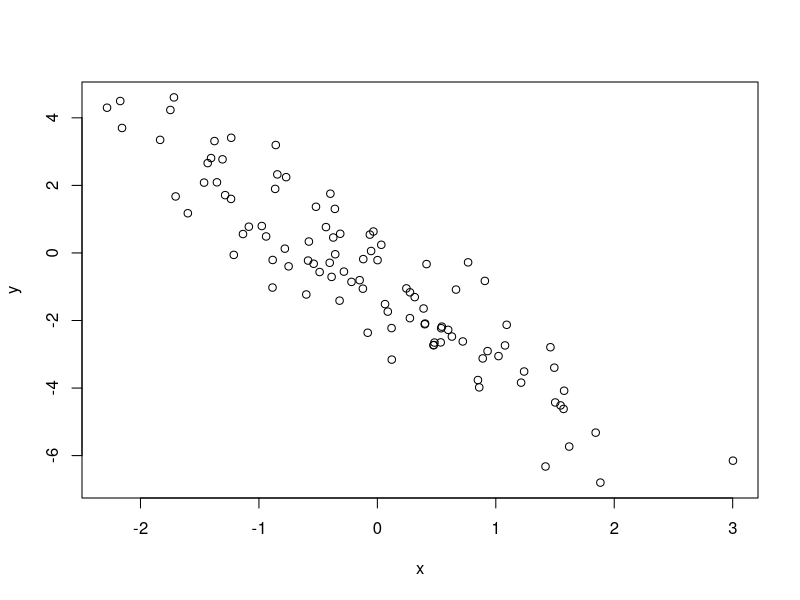
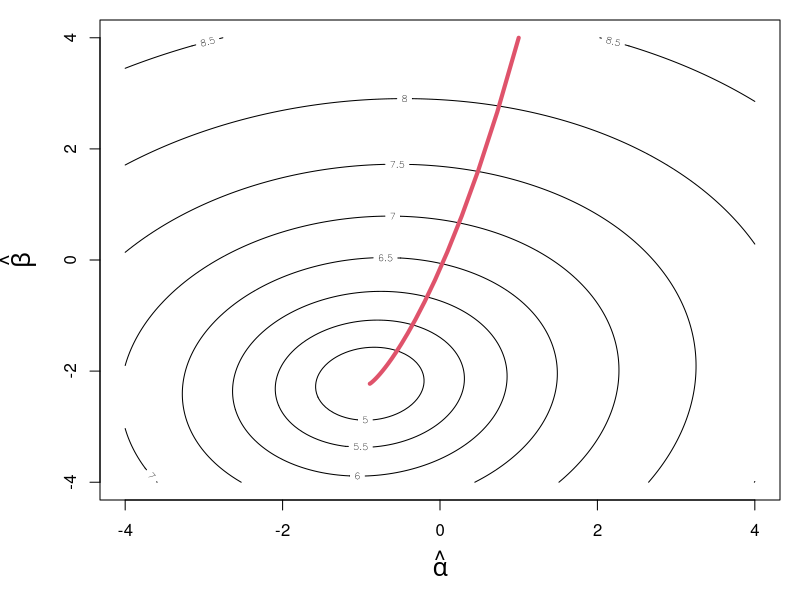

Reproduce these figures in R, in order.
#### R_Demo_neuralnet_gradiant_decent_lm.R 
##########################################################################
## INSTRUCTOR: Christopher Fariss
## COURSE NAME: Advanced Computational Methods for Social Media and Textual Data (2F)
## University of Essex Summer School 2022
##
## Date: 2022-08-08
##
## Please e-mail me if you find any errors or have and suggestions (either email is fine)
## e-mail: cjf0006@gmail.com
## e-mail: cjfariss@umich.edu
##########################################################################
## Introduction to tutorial:
##
## Overview of Gradient Decent for a linear model with two parameters (intercept and slope).
##
## Gradient decent is an iterative process used to find the best parameter value(s) in any model and especially a neural network.
##
##########################################################################


## load libraries
library(MASS)

## set learning rate this varies on the unit interval (0 to 1]
lr <- .2

n <- 100
x <- rnorm(n)

alpha <- -1
beta <- -2

y <- alpha + beta*x + rnorm(n)
plot(x=x, y=y)
fit <- lm(y ~ x)
summary(fit)


X_mat <- cbind(1,x)
head(X_mat)

# Start with a random guess
alpha_hat <- 1
beta_hat <- 4


iterations <- 100

loss <- NA
variance <- NA

y_hat <- matrix(NA, nrow=n, ncol=iterations)
y_error <- matrix(NA, nrow=n, ncol=iterations)
delta <- matrix(NA, nrow=2, ncol=iterations)

## sequential iterations to evaulate loss function
for (j in 1:iterations){
    
    ## calculate the predicted y_hat based on the observed x variable and the best guess of alpha and beta
    y_hat[,j] <- alpha_hat[j] + beta_hat[j] * x
    
    ## difference between the predicted y (y_hat) and y is the error for y
    y_error[,j] <- y_hat[,j] - y
    
    ## the estimated error is used to calculate the unexplained variance between y and y_hat, which is the sum of squared errors
    loss[j] <- sum(y_error[,j]^2)
    
    ## calculate the gradient at that point (this works because the errors are independent to the column vectors in X
    ##delta[1:2,j] <- (t(X_mat) %*% y_error[,j]) * (1/n)
    
    ##
    delta[1,j] <- sum(X_mat[,1] * y_error[,j])/n
    delta[2,j] <- sum(X_mat[,2] * y_error[,j])/n

    ## shift estimates along the gradient (+ function if y-y_hat; - function if y_hat-y)
    alpha_hat[j+1] <- alpha_hat[j] - (lr*delta[1,j])
    beta_hat[j+1] <- beta_hat[j] - (lr*delta[2,j])
}

## print lm summary from above
summary(fit)

## print the last value of the sequence of parameter estimates
alpha_hat[length(alpha_hat)]
beta_hat[length(beta_hat)]


## the least squares solution
solve(t(X_mat) %*% X_mat) %*% t(X_mat) %*% y

## note that these give distinct regression models because the covariance between alpha and beta are not included (so they are different from the one above)
solve(t(X_mat[,2]) %*% X_mat[,2]) %*% t(X_mat[,2]) %*% y
solve(t(X_mat[,1]) %*% X_mat[,1]) %*% t(X_mat[,1]) %*% y


## graph the values as a function of the loss statistic
ALPHA_seq <- seq(from=-4,4,.05)
BETA_seq <- seq(from=-4,4,.05)

LOSS <- matrix(NA, nrow=length(ALPHA_seq), ncol=length(BETA_seq))

## grid search for graphing
for(i in 1:length(ALPHA_seq)){
    for(j in 1:length(ALPHA_seq)){
        Y_hat <- ALPHA_seq[i] + BETA_seq[j] * X_mat[,2]
        LOSS[i,j] <- sum((y-Y_hat)^2)
    }
}

## plot the log loss
par(mar=c(5,5,1,1))
contour(ALPHA_seq, BETA_seq, log(LOSS), xlab=expression(hat(alpha)), ylab=expression(hat(beta)), cex.lab=1.5)
lines(alpha_hat, beta_hat, col=2, lwd=4)
